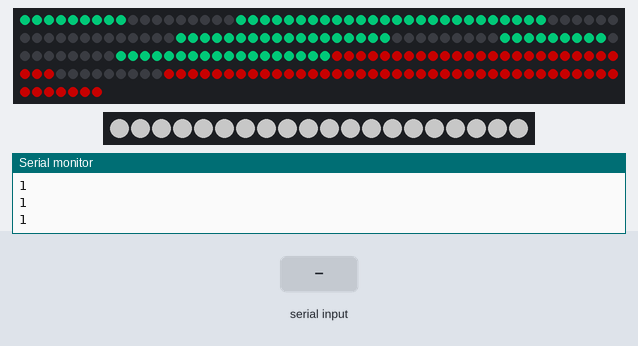
Bench run of a sketch on a simulated Arduino Uno, built with avr-gcc and run on an emulated ATmega328P. Parts: 207 RGB LEDs in strip order, left to right, continuing on the next row, 20 RGB LEDs in strip order, left to right, the last lines printed to the serial monitor. Inputs (shaded band) come from the test bench. Dim RGB values are drawn brighter than linear; the local clock reads 2024-03-15 10:24:30 at power-on unless the sketch sets it.

Above: at 2.4 s.
2.5 s: "90,45\n" received over the second serial link
At 4.7 s:
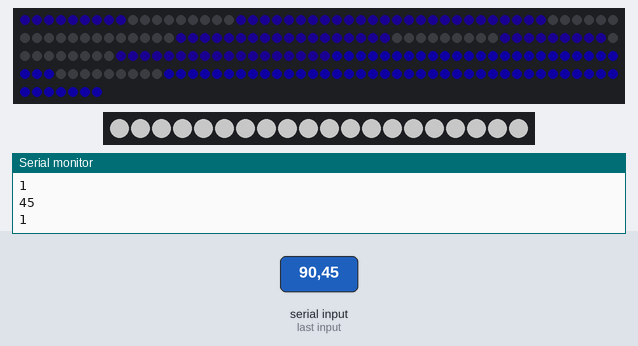
5.6 s: "30,150\n" received over the second serial link
At 15.0 s:
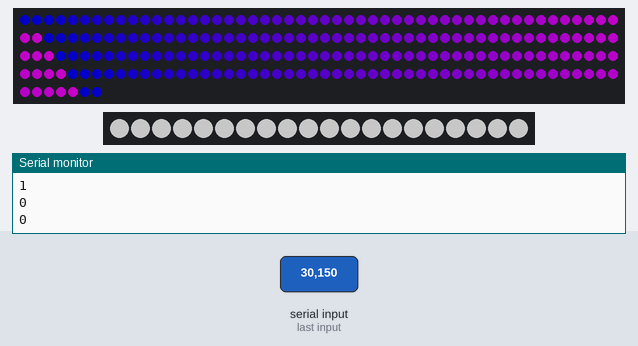
18.0 s: "2\n" received over the second serial link
At 20.9 s:
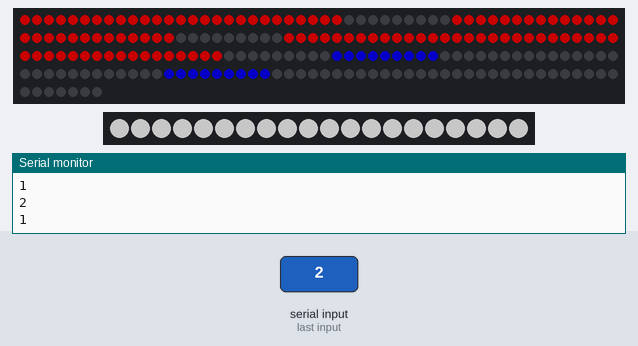
21.1 s: "3\n" received over the second serial link
At 23.9 s:
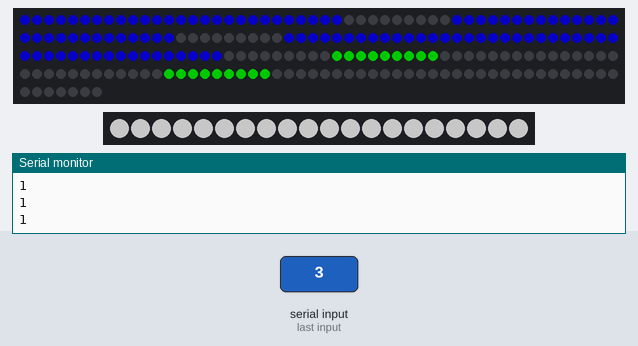
24.2 s: "4\n" received over the second serial link
26.2 s: "200\n" received over the second serial link
At 27.3 s:
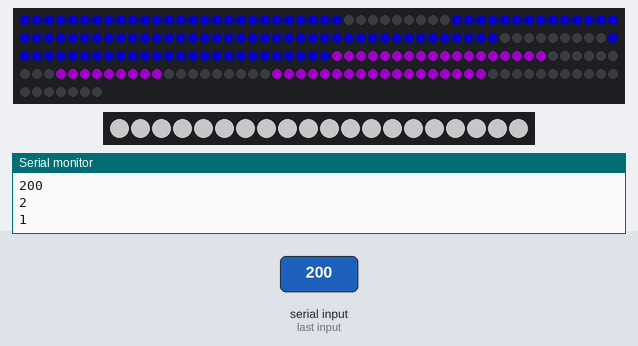
Timing chart, 0 to 29.2 s (numbered marks = the images above; inputs shaded):
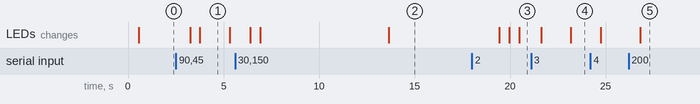

The sketch:

CLOCKV2.ino
```cpp
#include <DS3231.h>
#include <Wire.h>
#include <FastLED.h>
#include <SoftwareSerial.h>
SoftwareSerial Blue(11 , 12);// rx, tx
#define LED_PIN     7
#define NUM_LEDS    207
#define n   20
#define LEDS_PIN    8
CRGBArray<NUM_LEDS> leds;
CRGB led[n];
CRGB color = CRGB(250,0,0);
CRGB color1 = CRGB(0, 255, 153);
bool col = true;
DS3231 clock;
RTCDateTime dt;

void setup() {
  Wire.begin();
  Serial.begin(9600);
   Blue.begin(9600);
   pinMode(LED_PIN, OUTPUT );
   clock.begin();
   FastLED.addLeds<WS2812, LED_PIN, GRB>(leds, NUM_LEDS);
  FastLED.addLeds<WS2812, LEDS_PIN, GRB>(led, n);
  FastLED.setBrightness(100);
 for(int i=0; i <n; i++) {

   led[i] = CRGB(250,250,250);
 }
  FastLED.show();


}
void loop() {
  dt = clock.getDateTime();
  Serial.println(1);
 delay(500);
show2(dt.hour,dt.minute, color, color1);

  if(Blue.available()) {

   int data =  Blue.parseInt();
   Serial.println(data);
   if(data>99) {
    Serial.println(data);
    uint8_t min = data % 100;
    uint8_t hour = data / 100;
    Serial.println(hour);
   if(min != 0 || hour !=0) {
   clock.setDateTime(dt.year,dt.month,dt.day, hour,min ,00);}}
   else {
    if(col) {
    Serial.println(data);
    color = change(data);
    col = false;
    }
    else {
      color1 = change(data);
      col = true;
      }
    }
    }
     if(dt.second == 0) {
      change(12);
     }


   }
```

showv2.ino
```cpp
void show2(uint8_t a, uint8_t d, CRGB color1, CRGB color2 ) {
  if(a>12) {
  a=a%12;}

  uint8_t time[4] = {
  ( d % 10),
    (d/10)%10,
    ( a % 10),
     11
  };
  if(a<=9) {
    time[3]= 10;
    leds(189,207) =0;
  }
  else {
    time[3] = time[3];
  }

for(uint8_t s=0; s<=3; s++) {
  uint8_t c = time[s];
  uint8_t b = 63*s;
  CRGB color;
  if(s>1) {color=color1;}
  else{color=color2;}
  switch (c) {
    case 0:
    leds(0+b,26+b) = color;
    leds(27+b,35+b) = 0;
    leds(36+b,62+b) = color;
    FastLED.show();
    break;
    case 1:
    leds(0+b,8+b) = color;
    leds(9+b,35+b) = 0;
    leds(45+b,62+b) = 0;
    leds(36+b,44+b) = color;
    FastLED.show();
    break;
    case 2:
  leds(0+b,17+b) = color;
  leds(18+b,26+b) = 0;
   leds(27+b,35+b) = color;
   leds(36+b,44+b) = 0;
   leds(45+b,62+b) = color;
  FastLED.show();
    break;
    case 3:
    leds(0+b,17+b)= color;
    leds(17+b,26+b) = 0;
    leds(27+b,53+b) = color;
    leds(54+b,62+b) = 0;


    FastLED.show();

    break;
    case 4:
    leds(0+b,8+b) = color;
    leds(9+b,17+b) = 0;
    leds(18+b,44+b) = color;
    leds(44+b,62+b) = 0;

    FastLED.show();

    break;
    case 5:
    leds(9+b,53+b) = color;
    leds(0+b,8+b) = 0;
    leds(54+b,62+b) = 0;
    FastLED.show();

    break;
    case 6:
    leds(9+b,62+b) = color;
    leds(0+b,8+b) = 0;
    FastLED.show();

    break;
    case 7:

    leds(0+b,17+b) = color;
    leds(18+b,35+b)=0;
    leds(36+b,44+b) = color;
     leds(45+b,62+b)=0;
    FastLED.show();

    break;
    case 8:
    leds(0+b,62+b) = color;
    break;
    case 9:
    leds(0+b,53+b)  = color;
     leds(54+b,62+b)=0;
    FastLED.show();

    break;
    case 10:

    break;
    case 11:
    leds(189,207) = color;


    FastLED.show();


  break;
  }

  }

}
CRGB change(int dAta) {
  switch(dAta) {
    case 1:
    return  CRGB(0, 255, 255);
    break;
    case 2:
    return CRGB(255, 0, 0);
    break;
    case 3:
     return CRGB(0, 255, 0);
    break;
    case 4:
     return CRGB(204, 0, 255);
    break;
    case 5:
     return CRGB(0, 0, 255);
    break;
    case 6:
    return CRGB(0, 102, 255);
    break;
    case 7:
     return CRGB(0, 255, 153);
    break;
    case 8:
    return CRGB(255, 102, 255);
    break;
    case 9:
    return CRGB(255, 255, 0);
    break;
    case 10:
    return CRGB(153, 0, 255);
    break;
    case 11:
    return  CRGB(255,255,255);
    break;
    case 12:
    for(int q=0; q<208; q++) {
      leds[q] = CRGB(q, 255-q, q+q);
      FastLED.show();

      leds[q] = CRGB(q*2,q,255-q);
      FastLED.show();
      leds[q] = CRGB(q*5, 0, 255);
       FastLED.show();

      }
      for(int q=207; q>=0; q--) {
         leds[q] = CRGB(q*5, 0, 255);

      FastLED.show();

      leds[q] = CRGB(q*2,0,255-q);
      FastLED.show();
      leds[q] = CRGB(q, 255-q, q+q);
       FastLED.show();

      }


    break;
    case 13:
    for(int q=0; q<208; q++) {
      leds[q] = CRGB(q*4, 255-q, 0);
      FastLED.show();

      leds[q] = CRGB(q*2,0,255-q);
      FastLED.show();
      leds[q] = CRGB(0, q*6, 255);
       FastLED.show();

      }
      for(int q=207; q>=0; q--) {
         leds[q] = CRGB(q*5, 0, 255);

      FastLED.show();

      leds[q] = CRGB(255-q,q*5,0);
      FastLED.show();
      leds[q] = CRGB(0, 255-q, q+q);
       FastLED.show();

      }
    break;

    }
  }
```

Measured:
- after the input at 2.5 s, the LEDs: first change after 0.75 s (image 1 shows a later state)
- after the input at 5.6 s, the LEDs: first change after 0.80 s (image 2 shows a later state)
- after the input at 18.0 s, the LEDs: first differ from a run without the input after 2.5 s (image 3)
- after the input at 21.1 s, the LEDs: first change after 0.52 s (image 4 shows a later state)
- after the input at 26.2 s, the LEDs: change after 0.60 s (image 5)
